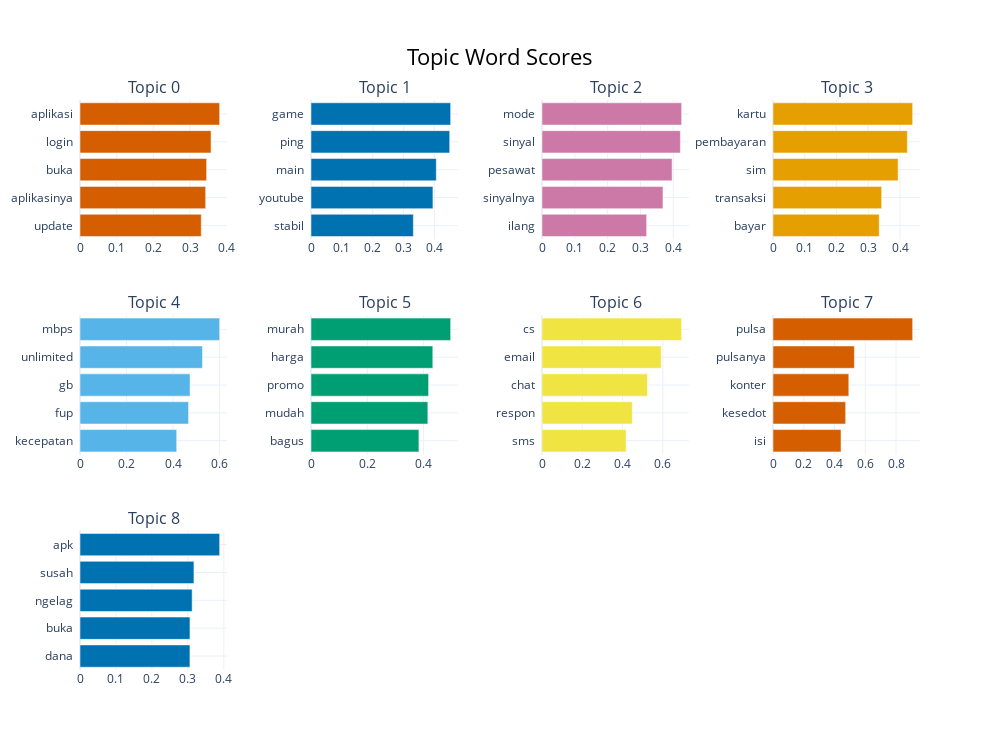

Notebook code for this chart:
### Markdown cell above
<h3>VISUALISASI BARCHART</h3>

### Code cell
topic_model.visualize_barchart(top_n_topics=10)

### Figure 1 — Plotly figure (JSON) as saved in the notebook; plotly's stock layout.template omitted (floating-point values rounded to 4 significant figures)
{"data": [{"marker": {"color": "#D55E00"}, "orientation": "h", "type": "bar", "x": [0.3306, 0.3426, 0.3452, 0.3573, 0.3807], "xaxis": "x", "y": ["update  ", "aplikasinya  ", "buka  ", "login  ", "aplikasi  "], "yaxis": "y"}, {"marker": {"color": "#0072B2"}, "orientation": "h", "type": "bar", "x": [0.3317, 0.3952, 0.4061, 0.4495, 0.4526], "xaxis": "x2", "y": ["stabil  ", "youtube  ", "main  ", "ping  ", "game  "], "yaxis": "y2"}, {"marker": {"color": "#CC79A7"}, "orientation": "h", "type": "bar", "x": [0.3188, 0.3685, 0.3963, 0.4216, 0.4254], "xaxis": "x3", "y": ["ilang  ", "sinyalnya  ", "pesawat  ", "sinyal  ", "mode  "], "yaxis": "y3"}, {"marker": {"color": "#E69F00"}, "orientation": "h", "type": "bar", "x": [0.3345, 0.3422, 0.394, 0.423, 0.4397], "xaxis": "x4", "y": ["bayar  ", "transaksi  ", "sim  ", "pembayaran  ", "kartu  "], "yaxis": "y4"}, {"marker": {"color": "#56B4E9"}, "orientation": "h", "type": "bar", "x": [0.4155, 0.4664, 0.4729, 0.5262, 0.6001], "xaxis": "x5", "y": ["kecepatan  ", "fup  ", "gb  ", "unlimited  ", "mbps  "], "yaxis": "y5"}, {"marker": {"color": "#009E73"}, "orientation": "h", "type": "bar", "x": [0.3833, 0.4151, 0.4177, 0.4327, 0.4961], "xaxis": "x6", "y": ["bagus  ", "mudah  ", "promo  ", "harga  ", "murah  "], "yaxis": "y6"}, {"marker": {"color": "#F0E442"}, "orientation": "h", "type": "bar", "x": [0.4177, 0.4484, 0.524, 0.5919, 0.6935], "xaxis": "x7", "y": ["sms  ", "respon  ", "chat  ", "email  ", "cs  "], "yaxis": "y7"}, {"marker": {"color": "#D55E00"}, "orientation": "h", "type": "bar", "x": [0.4423, 0.4725, 0.493, 0.5293, 0.9083], "xaxis": "x8", "y": ["isi  ", "kesedot  ", "konter  ", "pulsanya  ", "pulsa  "], "yaxis": "y8"}, {"marker": {"color": "#0072B2"}, "orientation": "h", "type": "bar", "x": [0.3057, 0.3058, 0.3118, 0.3168, 0.3883], "xaxis": "x9", "y": ["dana  ", "buka  ", "ngelag  ", "susah  ", "apk  "], "yaxis": "y9"}], "layout": {"annotations": [{"font": {"size": 16}, "showarrow": false, "text": "Topic 0", "x": 0.0875, "xanchor": "center", "xref": "paper", "y": 1, "yanchor": "bottom", "yref": "paper"}, {"font": {"size": 16}, "showarrow": false, "text": "Topic 1", "x": 0.3625, "xanchor": "center", "xref": "paper", "y": 1, "yanchor": "bottom", "yref": "paper"}, {"font": {"size": 16}, "showarrow": false, "text": "Topic 2", "x": 0.6375, "xanchor": "center", "xref": "paper", "y": 1, "yanchor": "bottom", "yref": "paper"}, {"font": {"size": 16}, "showarrow": false, "text": "Topic 3", "x": 0.9125, "xanchor": "center", "xref": "paper", "y": 1, "yanchor": "bottom", "yref": "paper"}, {"font": {"size": 16}, "showarrow": false, "text": "Topic 4", "x": 0.0875, "xanchor": "center", "xref": "paper", "y": 0.6222, "yanchor": "bottom", "yref": "paper"}, {"font": {"size": 16}, "showarrow": false, "text": "Topic 5", "x": 0.3625, "xanchor": "center", "xref": "paper", "y": 0.6222, "yanchor": "bottom", "yref": "paper"}, {"font": {"size": 16}, "showarrow": false, "text": "Topic 6", "x": 0.6375, "xanchor": "center", "xref": "paper", "y": 0.6222, "yanchor": "bottom", "yref": "paper"}, {"font": {"size": 16}, "showarrow": false, "text": "Topic 7", "x": 0.9125, "xanchor": "center", "xref": "paper", "y": 0.6222, "yanchor": "bottom", "yref": "paper"}, {"font": {"size": 16}, "showarrow": false, "text": "Topic 8", "x": 0.0875, "xanchor": "center", "xref": "paper", "y": 0.2444, "yanchor": "bottom", "yref": "paper"}], "height": 750, "hoverlabel": {"bgcolor": "white", "font": {"family": "Rockwell", "size": 16}}, "showlegend": false, "title": {"font": {"color": "Black", "size": 22}, "text": "Topic Word Scores", "x": 0.5, "xanchor": "center", "yanchor": "top"}, "width": 1000, "xaxis": {"anchor": "y", "domain": [0, 0.175], "showgrid": true}, "xaxis10": {"anchor": "y10", "domain": [0.275, 0.45], "showgrid": true}, "xaxis11": {"anchor": "y11", "domain": [0.55, 0.725], "showgrid": true}, "xaxis12": {"anchor": "y12", "domain": [0.825, 1], "showgrid": true}, "xaxis2": {"anchor": "y2", "domain": [0.275, 0.45], "showgrid": true}, "xaxis3": {"anchor": "y3", "domain": [0.55, 0.725], "showgrid": true}, "xaxis4": {"anchor": "y4", "domain": [0.825, 1], "showgrid": true}, "xaxis5": {"anchor": "y5", "domain": [0, 0.175], "showgrid": true}, "xaxis6": {"anchor": "y6", "domain": [0.275, 0.45], "showgrid": true}, "xaxis7": {"anchor": "y7", "domain": [0.55, 0.725], "showgrid": true}, "xaxis8": {"anchor": "y8", "domain": [0.825, 1], "showgrid": true}, "xaxis9": {"anchor": "y9", "domain": [0, 0.175], "showgrid": true}, "yaxis": {"anchor": "x", "domain": [0.7556, 1], "showgrid": true}, "yaxis10": {"anchor": "x10", "domain": [0, 0.2444], "showgrid": true}, "yaxis11": {"anchor": "x11", "domain": [0, 0.2444], "showgrid": true}, "yaxis12": {"anchor": "x12", "domain": [0, 0.2444], "showgrid": true}, "yaxis2": {"anchor": "x2", "domain": [0.7556, 1], "showgrid": true}, "yaxis3": {"anchor": "x3", "domain": [0.7556, 1], "showgrid": true}, "yaxis4": {"anchor": "x4", "domain": [0.7556, 1], "showgrid": true}, "yaxis5": {"anchor": "x5", "domain": [0.3778, 0.6222], "showgrid": true}, "yaxis6": {"anchor": "x6", "domain": [0.3778, 0.6222], "showgrid": true}, "yaxis7": {"anchor": "x7", "domain": [0.3778, 0.6222], "showgrid": true}, "yaxis8": {"anchor": "x8", "domain": [0.3778, 0.6222], "showgrid": true}, "yaxis9": {"anchor": "x9", "domain": [0, 0.2444], "showgrid": true}}}
